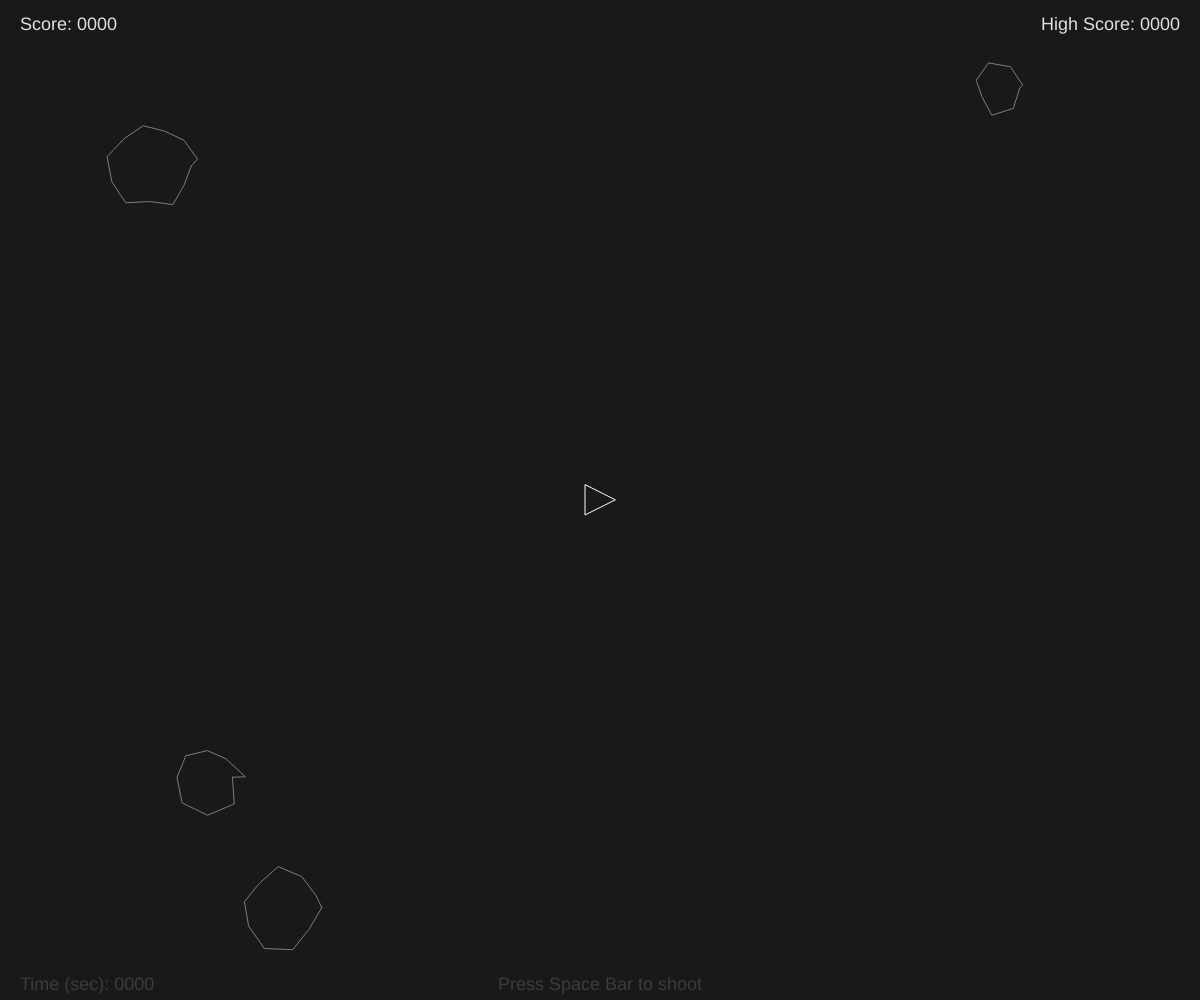
Frame 1 (no input)
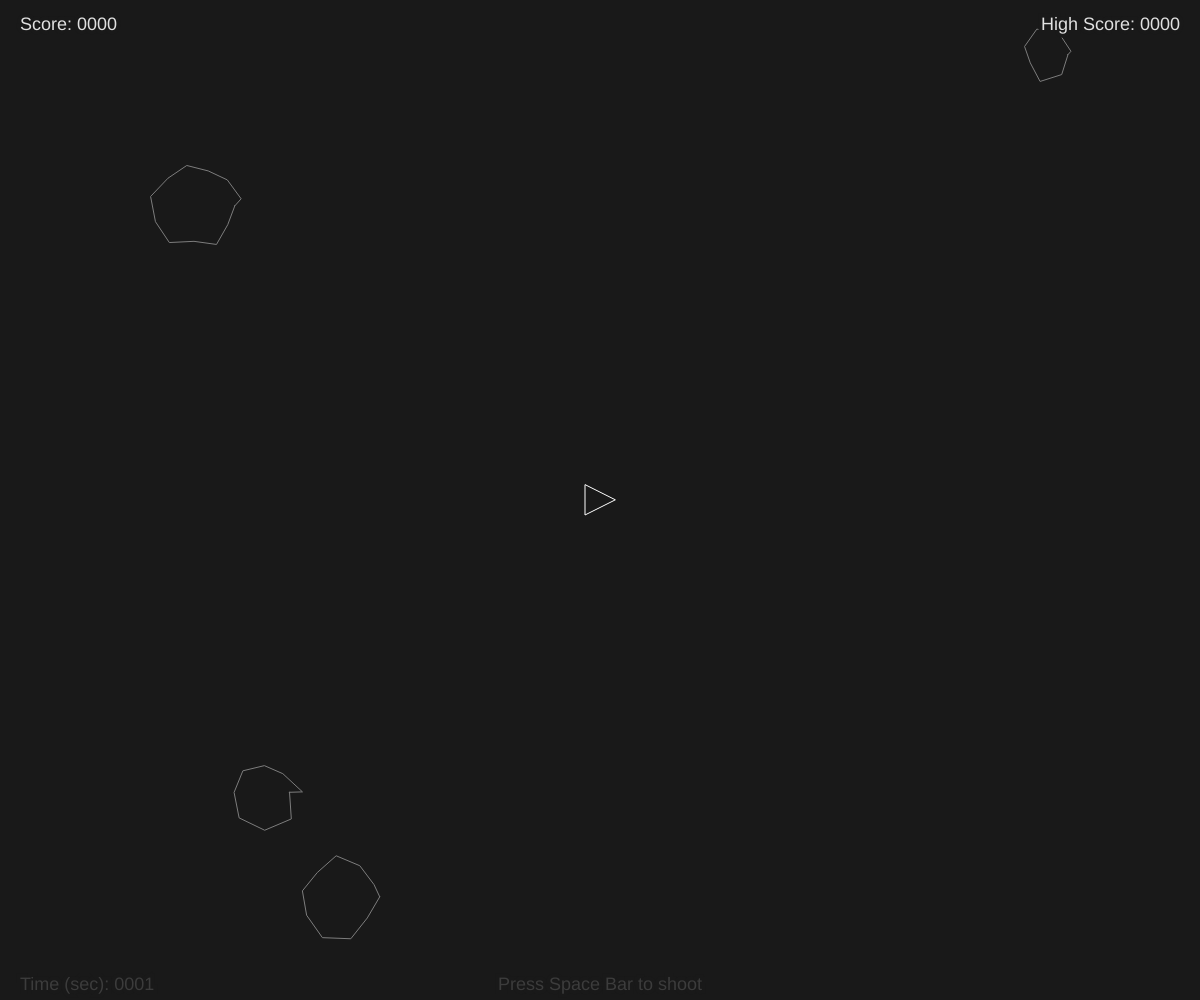
Frame 60 (no input)
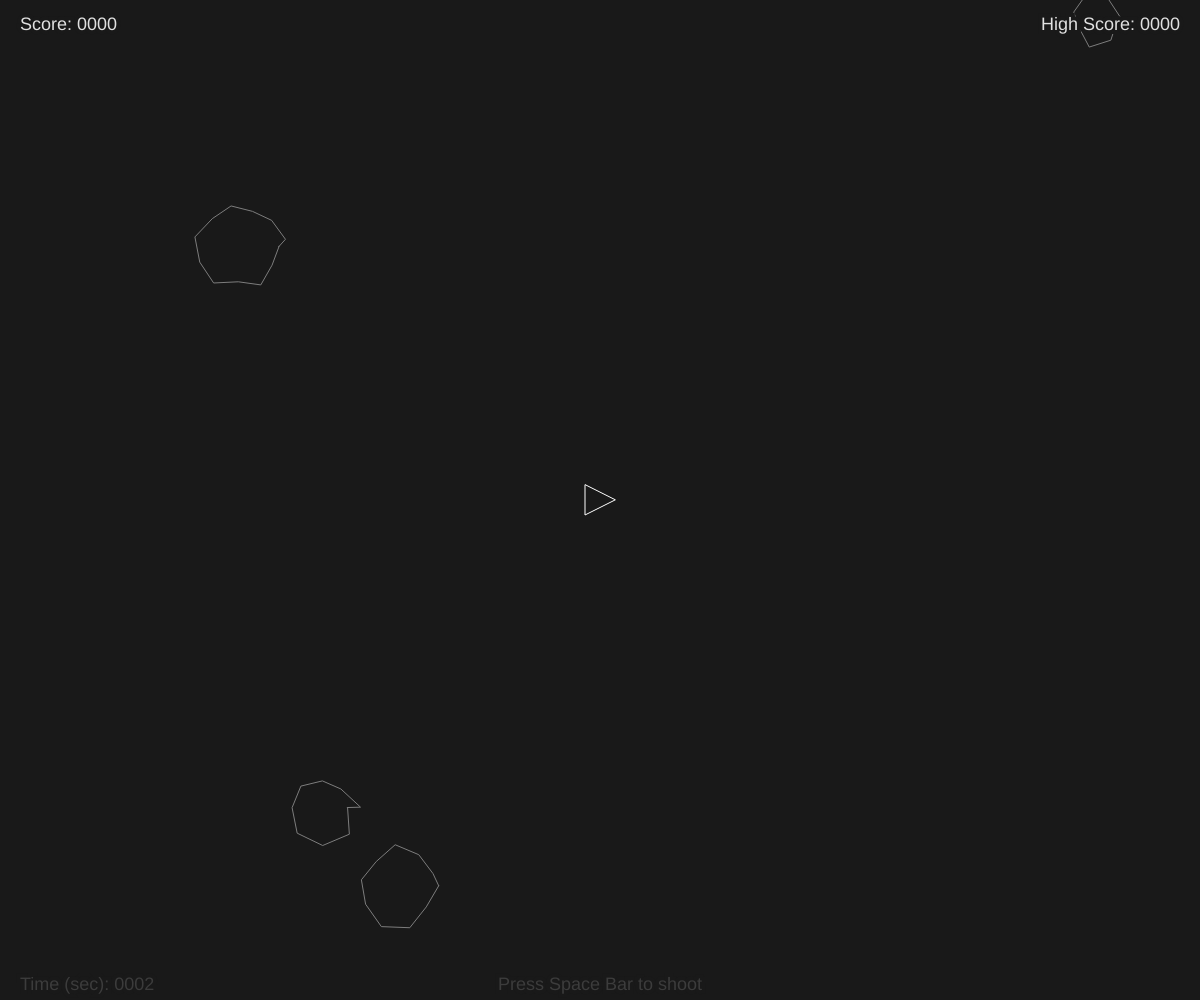
Frame 120 (the mouse pressed at the canvas centre since frame 60)

The p5.js sketch that drew these frames (run headless with seeded random() and noise() and a simulated clock; from frame 60 on, the mouse is pressed at the canvas centre):

// p5.js sketch
// ── sketch.js
let astros = []
let lasers = []
let ship;
let pu;

const COUNT_ASTROS = 4;
const MIN_R = 15;
const MAX_R = 40;
const SHIP_R = 15;
const BULLET_SIZE = 4;

let score = 0;
let highScore = 0;
let isGameOver = false;
let time = 0;


// POWER UP
const DURATION_POWER_UP = 10;
const RESPAWN_DELAY_POWER_UP = 5;
const PERSISTENCE_TIME_POWER_UP = 10;
let putimeout = DURATION_POWER_UP;
let puDelay = 0;

let isVisiblePu = false;
let hasPowerUp = false;
let bigBullet = false;
let threeBullet= false;

function setup() {
  createCanvas(windowWidth, windowHeight);
  InitAstros();
  ship = new Ship();
  pu = new PowerUp();
}

function draw() {
  background(25);
  
  // segundos
  Timer();
  
  // -------- POWER UP ---------------------------------
  if(!hasPowerUp && isVisiblePu){
    pu.show();
    pu.update();
    if(pu.hits(ship)){
      hasPowerUp = true;
      
      let rnd = random(-1,1);
      if(rnd > 0){ bigBullet = true; }
      else { threeBullet = true; }
    }
  } else {
    pu.reLocate();
  } 

  //---- ASTROS ------------------------------------------
  for(let i = 0; i < astros.length; i++){
    astros[i].show();
    astros[i].move();
    if(ship.hits(astros[i])){
      isGameOver = true;
    }
  }
  
  if(isGameOver){
    GameOver();
  }

  //------ LASER ------------------------------------------
  for(let i = lasers.length-1; i > -1; i--){
    lasers[i].show();
    lasers[i].update();
    
    // Garbage collector
    if(lasers[i].isOutOfBounds){
      lasers.splice(i,1);
      break;
    }
    
    for(let j = astros.length -1 ; j > -1; j--){
       if(lasers[i].hits(astros[j])){
         if(astros[j].r > MIN_R){
           let pieces = astros[j].breakUp();
           astros.push(...pieces);
         }
         else {
          score += 10;
         }
         astros.splice(j,1) 
         lasers.splice(i,1);
         break;
       }
    }
  }
 
  // ------ SHIP -----------------------------------
  if(!isGameOver){
    ship.show();
    ship.update();
  }
  
  // Respawn
  if(astros.length < floor(COUNT_ASTROS*0.7)){
    let n = floor(random(1,3.5));
    for(i = 0;i < n; i++){
      astros.push(new Astro());
    }
  }
  
  GUI();
}

//===[INPUTS]=========================================
function keyPressed(){
  if(keyCode == RIGHT_ARROW){
    ship.setAngle(0.05);
  }
  else if (keyCode == LEFT_ARROW){
    ship.setAngle(-0.05);
  }
  else if(keyCode === UP_ARROW){
    ship.isBoosting = true;
  }
   else if(keyCode === ENTER && isGameOver){
    Restart();
  }
  else if(key === ' ' && !isGameOver) {
    lasers.push(new Laser(ship.pos,ship.header));
    if(threeBullet){
      lasers.push(new Laser(ship.pos,ship.header - PI/32));
      lasers.push(new Laser(ship.pos,ship.header + PI/32));
    }
  }
}

function keyReleased(){
  ship.setAngle(0);
  ship.isBoosting = false;
}


//====[SHIP]========================================
function Ship(){
  this.pos = createVector(width/2,height/2);
  this.header =0;
  this.angle = 0;
  this.r = SHIP_R;
  this.vel = createVector()
  this.isBoosting = false;
  
  this.show = function(){
    push();
    fill(25);
    stroke(255);   
    strokeWeight(1);
    translate(this.pos.x,this.pos.y);
    rotate(this.header + PI/2);
    triangle(-this.r,this.r,this.r,this.r,0,-this.r);
    if(hasPowerUp){
      let r = this.r * 0.4;
      triangle(-r,r,r,r,0,-r);
    }
    if(this.isBoosting && frameCount % 15 > 2){
      let r = this.r * 0.4;
      ellipse(0,this.r+r*2,r,r*2.5);
    }
    pop();
  }
  
  this.turn = function(){
    this.header += this.angle;
  }
  
  this.setAngle = function(a){
    this.angle = a;
  }
  
  this.boost = function(){
    let f = p5.Vector.fromAngle(this.header);
    f.mult(0.1);
    this.vel.add(f);
  }
  
  this.update = function(){
    this.turn();
    this.bounds();
    
    if(this.isBoosting){
      this.boost();
    }
    this.pos.add(this.vel);
    this.vel.mult(0.98);
  }
  
  this.hits = function(astro){
    let d = dist(this.pos.x,this.pos.y, astro.pos.x,astro.pos.y);
    return d < astro.r + this.r;
  }
  
  this.bounds = function(){
    // X
    if(this.pos.x > this.r + width){
      this.pos.x = -this.r;
    }else if(this.pos.x < -this.r){
      this.pos.x = this.r + width;
    }
    // Y
    if(this.pos.y > this.r + height){
      this.pos.y = -this.r;
    }else if(this.pos.y < -this.r){
      this.pos.y = this.r + height;
    }
  }
}

//====[ASTRO]=========================================
function Astro(pos,r){
  this.r = r ? r : random(MIN_R,MAX_R);
  this.pos = pos ? pos.copy() : createVector(
   RngPos(width,this.r),
   RngPos(height,this.r)
  );
  
  this.vx = random(4,16);
  this.offset = []
  this.vel = p5.Vector.random2D();
  
  for(let i = 0; i < this.vx; i++){
    this.offset[i] = random(-4,10);
  }
  
  this.show = function(){
    push();
    noFill();
    stroke(125);
    translate(this.pos.x,this.pos.y);
    noFill();
    beginShape();
    for(let i = 0; i < this.vx; i++){
      let angle = map(i,0,this.vx,0,TWO_PI);
      let r = this.r + this.offset[i];
      let nx = r * cos(angle);
      let ny = r * sin(angle);
      vertex(nx,ny);
    }
    endShape(CLOSE);
    pop();
    }
  
  this.move = function(){
    this.pos.add(this.vel);
    this.bounds();
  }
  
  this.breakUp = function(){
    let r = random(this.r * 0.4, this.r * 0.6);
    return [
      new Astro(this.pos.mult(1.05),r),
      new Astro(this.pos,this.r - r)
    ];
  }
  
  this.bounds = function(){
    // X
    if(this.pos.x > this.r + width){
      this.pos.x = -this.r;
    }else if(this.pos.x < -this.r){
      this.pos.x = this.r + width;
    }
    // Y
    if(this.pos.y > this.r + height){
      this.pos.y = -this.r;
    }else if(this.pos.y < -this.r){
      this.pos.y = this.r + height;
    }
  }
  
}

//======[LASERS]=================================
function Laser(shipPos, angle){
  this.pos = createVector(shipPos.x,shipPos.y);
  this.vel = p5.Vector.fromAngle(angle)
  this.vel.mult(8);
  this.isOutOfBounds = false;
  
  this.update = function(){
    this.pos.add(this.vel);
    this.CheckBounds();
  }
  this.show = function(){
    push();
    stroke(255);
    let r = BULLET_SIZE;
    if(bigBullet){ r = 10; }
    
    strokeWeight(r);
    point(this.pos.x,this.pos.y);
    pop();
  }
  
  this.hits = function(astro){
    let d = dist(this.pos.x,this.pos.y, astro.pos.x,astro.pos.y);
    return d <  astro.r + 5;
  }
  
  this.CheckBounds = function(){
    // X
    if(this.pos.x > width || this.pos.x < 0){
      this.isOutOfBounds = true;
    }
    // Y
    if(this.pos.y > this.r + height || this.pos.y < 0){
       this.isOutOfBounds = true;
    }
  }
}

//====[POWER UP]========================================
function PowerUp(){
  this.r = 5;
  this.duration = 10;
  this.a = 0.1;
  this.pos = createVector(
    random(4,width-this.r),
    random(4,height-this.r)
  );
  
  this.show = function(){ 
    push();
    noStroke();
    fill(255);
    rectMode(CENTER);
    translate(this.pos.x,this.pos.y)
    rotate(this.a);
    rect(0,0,this.r*2,this.r*2);
    pop();
  }
  
  this.reLocate = function(){
    this.pos = createVector(
    random(4,width-this.r),
    random(4,height-this.r)
  );
  }
  
  this.update = function(){
    this.a += 0.02;
  }
  
  this.hits = function(ship){
    let d = dist(this.pos.x,this.pos.y, ship.pos.x,ship.pos.y);
    return d <  ship.r * 2;
  }
  
}


//====[INITIALIZATION]=========================
function Restart(){
    if(score > highScore){
          highScore = score;
    }
    score = 0;
    ship.pos = createVector(width/2, height/2);
    isGameOver = false;
    astros = [];
    InitAstros();
  }

function InitAstros(){
  for(let i = 0; i < COUNT_ASTROS; i++){
    let r = random(MIN_R,40);
    astros[i] = new Astro();
  }
}


//======[GAME OVER]=======================================
function GameOver(){
  push();
        textSize(32);
        fill(225);
        stroke(25);
        strokeWeight(5);
        textStyle(BOLD);
        textAlign(CENTER, CENTER);
        text("¡GAME OVER!",width/2,height/2);
      pop();
    
    if(frameCount % 100 < 50){
     push();
        textSize(18)
        fill(160);
        stroke(25);
        strokeWeight(8);
        textStyle(ITALIC);
        textAlign(CENTER, CENTER);
        text("Press ENTER to start",width/2,height/2 + 35);
      pop();
      }
  InitPowerUp();
}

function GUI(){
  push();
    let offset = 20;
    let hs = "High Score: " + nf(highScore,4);
    let shootText ="Press Space Bar to shoot";
    textSize(18);
    fill(225);
    stroke(25);
    strokeWeight(8);
    text("Score: " + nf(score,4), offset,30);
    text(hs,width-textWidth(hs) - offset,30);
    fill(60);
    text("Time (sec): " + nf(time,4),20,height-10);
    text(shootText, (width - textWidth(shootText))/2,height-10 )
  pop();
}

function RngPos(mx,mi){
  let pos = [
    random(mi,mx/4),
    random(3*mx/4,mx-mi)
  ];
  return pos[floor(random(0,1.9))];
}

function InitPowerUp(){
  hasPowerUp = false;
  bigBullet = false;
  threeBullet = false;
  puDelay = 0;
  putimeout = DURATION_POWER_UP;
  isVisiblePu = 0;
}


function Timer(){
  if(frameCount % 60 === 0){
    time += 1;
    
    // POWER UP
    if(hasPowerUp){ 
      putimeout -= 1;
      if(putimeout === 0){ InitPowerUp(); }
    } 
    else {
      puDelay += 1;
      let hiddePu = puDelay >= RESPAWN_DELAY_POWER_UP + PERSISTENCE_TIME_POWER_UP;
      if(hiddePu){ puDelay = 0; }
      isVisiblePu = puDelay >= RESPAWN_DELAY_POWER_UP
    }   
  }
}
